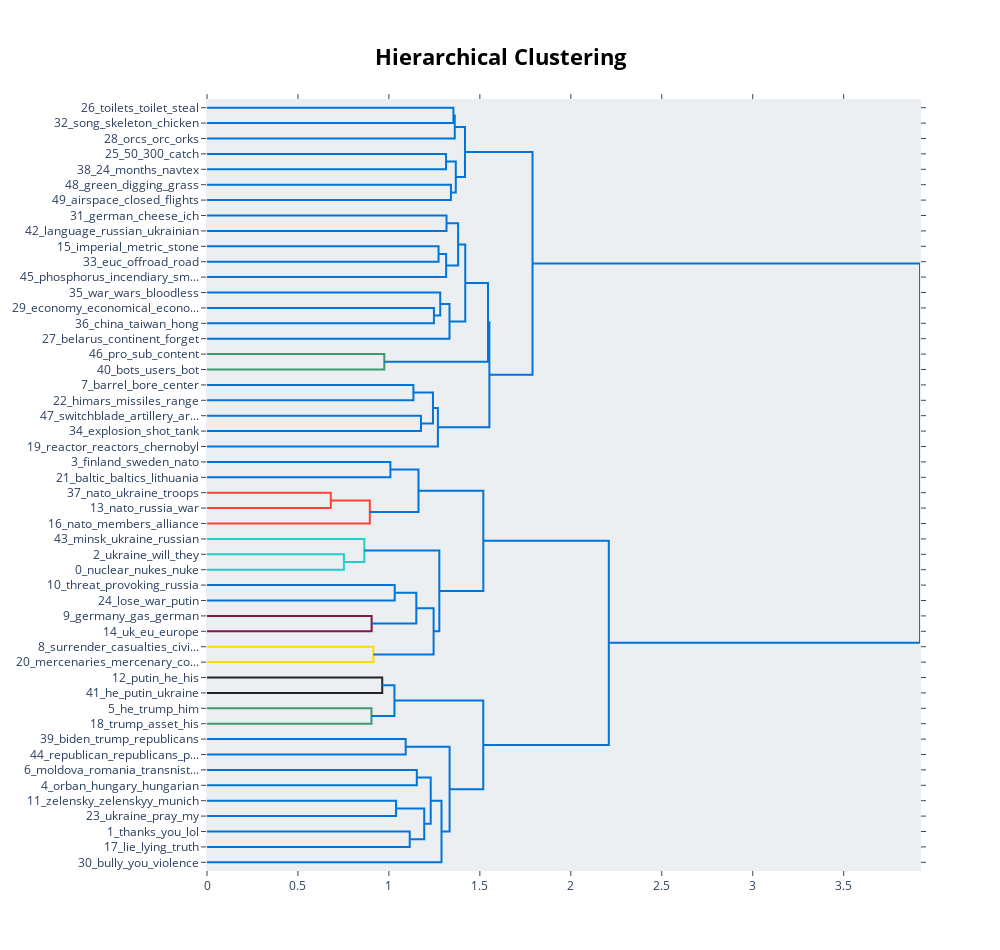

Notebook source saved alongside this figure:
### Code cell
BERTopic_mpnet_base_1.visualize_hierarchy(top_n_topics=50)

### Figure 1 — Plotly figure (JSON) as saved in the notebook; plotly's stock layout.template omitted (floating-point values rounded to 4 significant figures)
{"data": [{"hoverinfo": "text", "marker": {"color": "rgb(0,116,217)"}, "mode": "lines", "type": "scatter", "x": [0, 1.355, 1.355, 0], "xaxis": "x", "y": [-5, -5, -15, -15], "yaxis": "y"}, {"hoverinfo": "text", "marker": {"color": "rgb(0,116,217)"}, "mode": "lines", "type": "scatter", "x": [1.355, 1.362, 1.362, 0], "xaxis": "x", "y": [-10, -10, -25, -25], "yaxis": "y"}, {"hoverinfo": "text", "marker": {"color": "rgb(0,116,217)"}, "mode": "lines", "type": "scatter", "x": [0, 1.314, 1.314, 0], "xaxis": "x", "y": [-35, -35, -45, -45], "yaxis": "y"}, {"hoverinfo": "text", "marker": {"color": "rgb(0,116,217)"}, "mode": "lines", "type": "scatter", "x": [0, 1.341, 1.341, 0], "xaxis": "x", "y": [-55, -55, -65, -65], "yaxis": "y"}, {"hoverinfo": "text", "marker": {"color": "rgb(0,116,217)"}, "mode": "lines", "type": "scatter", "x": [1.314, 1.368, 1.368, 1.341], "xaxis": "x", "y": [-40, -40, -60, -60], "yaxis": "y"}, {"hoverinfo": "text", "marker": {"color": "rgb(0,116,217)"}, "mode": "lines", "type": "scatter", "x": [1.362, 1.418, 1.418, 1.368], "xaxis": "x", "y": [-17.5, -17.5, -50, -50], "yaxis": "y"}, {"hoverinfo": "text", "marker": {"color": "rgb(0,116,217)"}, "mode": "lines", "type": "scatter", "x": [0, 1.317, 1.317, 0], "xaxis": "x", "y": [-75, -75, -85, -85], "yaxis": "y"}, {"hoverinfo": "text", "marker": {"color": "rgb(0,116,217)"}, "mode": "lines", "type": "scatter", "x": [0, 1.273, 1.273, 0], "xaxis": "x", "y": [-95, -95, -105, -105], "yaxis": "y"}, {"hoverinfo": "text", "marker": {"color": "rgb(0,116,217)"}, "mode": "lines", "type": "scatter", "x": [1.273, 1.315, 1.315, 0], "xaxis": "x", "y": [-100, -100, -115, -115], "yaxis": "y"}, {"hoverinfo": "text", "marker": {"color": "rgb(0,116,217)"}, "mode": "lines", "type": "scatter", "x": [1.317, 1.38, 1.38, 1.315], "xaxis": "x", "y": [-80, -80, -107.5, -107.5], "yaxis": "y"}, {"hoverinfo": "text", "marker": {"color": "rgb(0,116,217)"}, "mode": "lines", "type": "scatter", "x": [0, 1.247, 1.247, 0], "xaxis": "x", "y": [-135, -135, -145, -145], "yaxis": "y"}, {"hoverinfo": "text", "marker": {"color": "rgb(0,116,217)"}, "mode": "lines", "type": "scatter", "x": [0, 1.282, 1.282, 1.247], "xaxis": "x", "y": [-125, -125, -140, -140], "yaxis": "y"}, {"hoverinfo": "text", "marker": {"color": "rgb(0,116,217)"}, "mode": "lines", "type": "scatter", "x": [1.282, 1.333, 1.333, 0], "xaxis": "x", "y": [-132.5, -132.5, -155, -155], "yaxis": "y"}, {"hoverinfo": "text", "marker": {"color": "rgb(0,116,217)"}, "mode": "lines", "type": "scatter", "x": [1.38, 1.42, 1.42, 1.333], "xaxis": "x", "y": [-93.75, -93.75, -143.8, -143.8], "yaxis": "y"}, {"hoverinfo": "text", "marker": {"color": "rgb(61,153,112)"}, "mode": "lines", "type": "scatter", "x": [0, 0.9746, 0.9746, 0], "xaxis": "x", "y": [-165, -165, -175, -175], "yaxis": "y"}, {"hoverinfo": "text", "marker": {"color": "rgb(0,116,217)"}, "mode": "lines", "type": "scatter", "x": [1.42, 1.545, 1.545, 0.9746], "xaxis": "x", "y": [-118.8, -118.8, -170, -170], "yaxis": "y"}, {"hoverinfo": "text", "marker": {"color": "rgb(0,116,217)"}, "mode": "lines", "type": "scatter", "x": [0, 1.135, 1.135, 0], "xaxis": "x", "y": [-185, -185, -195, -195], "yaxis": "y"}, {"hoverinfo": "text", "marker": {"color": "rgb(0,116,217)"}, "mode": "lines", "type": "scatter", "x": [0, 1.176, 1.176, 0], "xaxis": "x", "y": [-205, -205, -215, -215], "yaxis": "y"}, {"hoverinfo": "text", "marker": {"color": "rgb(0,116,217)"}, "mode": "lines", "type": "scatter", "x": [1.135, 1.242, 1.242, 1.176], "xaxis": "x", "y": [-190, -190, -210, -210], "yaxis": "y"}, {"hoverinfo": "text", "marker": {"color": "rgb(0,116,217)"}, "mode": "lines", "type": "scatter", "x": [1.242, 1.269, 1.269, 0], "xaxis": "x", "y": [-200, -200, -225, -225], "yaxis": "y"}, {"hoverinfo": "text", "marker": {"color": "rgb(0,116,217)"}, "mode": "lines", "type": "scatter", "x": [1.545, 1.552, 1.552, 1.269], "xaxis": "x", "y": [-144.4, -144.4, -212.5, -212.5], "yaxis": "y"}, {"hoverinfo": "text", "marker": {"color": "rgb(0,116,217)"}, "mode": "lines", "type": "scatter", "x": [1.418, 1.789, 1.789, 1.552], "xaxis": "x", "y": [-33.75, -33.75, -178.4, -178.4], "yaxis": "y"}, {"hoverinfo": "text", "marker": {"color": "rgb(0,116,217)"}, "mode": "lines", "type": "scatter", "x": [0, 1.008, 1.008, 0], "xaxis": "x", "y": [-235, -235, -245, -245], "yaxis": "y"}, {"hoverinfo": "text", "marker": {"color": "rgb(255,65,54)"}, "mode": "lines", "type": "scatter", "x": [0, 0.6806, 0.6806, 0], "xaxis": "x", "y": [-255, -255, -265, -265], "yaxis": "y"}, {"hoverinfo": "text", "marker": {"color": "rgb(255,65,54)"}, "mode": "lines", "type": "scatter", "x": [0.6806, 0.8951, 0.8951, 0], "xaxis": "x", "y": [-260, -260, -275, -275], "yaxis": "y"}, {"hoverinfo": "text", "marker": {"color": "rgb(0,116,217)"}, "mode": "lines", "type": "scatter", "x": [1.008, 1.163, 1.163, 0.8951], "xaxis": "x", "y": [-240, -240, -267.5, -267.5], "yaxis": "y"}, {"hoverinfo": "text", "marker": {"color": "rgb(35,205,205)"}, "mode": "lines", "type": "scatter", "x": [0, 0.7526, 0.7526, 0], "xaxis": "x", "y": [-295, -295, -305, -305], "yaxis": "y"}, {"hoverinfo": "text", "marker": {"color": "rgb(35,205,205)"}, "mode": "lines", "type": "scatter", "x": [0, 0.8648, 0.8648, 0.7526], "xaxis": "x", "y": [-285, -285, -300, -300], "yaxis": "y"}, {"hoverinfo": "text", "marker": {"color": "rgb(0,116,217)"}, "mode": "lines", "type": "scatter", "x": [0, 1.032, 1.032, 0], "xaxis": "x", "y": [-315, -315, -325, -325], "yaxis": "y"}, {"hoverinfo": "text", "marker": {"color": "rgb(133,20,75)"}, "mode": "lines", "type": "scatter", "x": [0, 0.9051, 0.9051, 0], "xaxis": "x", "y": [-335, -335, -345, -345], "yaxis": "y"}, {"hoverinfo": "text", "marker": {"color": "rgb(0,116,217)"}, "mode": "lines", "type": "scatter", "x": [1.032, 1.151, 1.151, 0.9051], "xaxis": "x", "y": [-320, -320, -340, -340], "yaxis": "y"}, {"hoverinfo": "text", "marker": {"color": "rgb(255,220,0)"}, "mode": "lines", "type": "scatter", "x": [0, 0.9147, 0.9147, 0], "xaxis": "x", "y": [-355, -355, -365, -365], "yaxis": "y"}, {"hoverinfo": "text", "marker": {"color": "rgb(0,116,217)"}, "mode": "lines", "type": "scatter", "x": [1.151, 1.246, 1.246, 0.9147], "xaxis": "x", "y": [-330, -330, -360, -360], "yaxis": "y"}, {"hoverinfo": "text", "marker": {"color": "rgb(0,116,217)"}, "mode": "lines", "type": "scatter", "x": [0.8648, 1.277, 1.277, 1.246], "xaxis": "x", "y": [-292.5, -292.5, -345, -345], "yaxis": "y"}, {"hoverinfo": "text", "marker": {"color": "rgb(0,116,217)"}, "mode": "lines", "type": "scatter", "x": [1.163, 1.519, 1.519, 1.277], "xaxis": "x", "y": [-253.8, -253.8, -318.8, -318.8], "yaxis": "y"}, {"hoverinfo": "text", "marker": {"color": "rgb(40,35,35)"}, "mode": "lines", "type": "scatter", "x": [0, 0.9633, 0.9633, 0], "xaxis": "x", "y": [-375, -375, -385, -385], "yaxis": "y"}, {"hoverinfo": "text", "marker": {"color": "rgb(61,153,112)"}, "mode": "lines", "type": "scatter", "x": [0, 0.9043, 0.9043, 0], "xaxis": "x", "y": [-395, -395, -405, -405], "yaxis": "y"}, {"hoverinfo": "text", "marker": {"color": "rgb(0,116,217)"}, "mode": "lines", "type": "scatter", "x": [0.9633, 1.03, 1.03, 0.9043], "xaxis": "x", "y": [-380, -380, -400, -400], "yaxis": "y"}, {"hoverinfo": "text", "marker": {"color": "rgb(0,116,217)"}, "mode": "lines", "type": "scatter", "x": [0, 1.092, 1.092, 0], "xaxis": "x", "y": [-415, -415, -425, -425], "yaxis": "y"}, {"hoverinfo": "text", "marker": {"color": "rgb(0,116,217)"}, "mode": "lines", "type": "scatter", "x": [0, 1.153, 1.153, 0], "xaxis": "x", "y": [-435, -435, -445, -445], "yaxis": "y"}, {"hoverinfo": "text", "marker": {"color": "rgb(0,116,217)"}, "mode": "lines", "type": "scatter", "x": [0, 1.039, 1.039, 0], "xaxis": "x", "y": [-455, -455, -465, -465], "yaxis": "y"}, {"hoverinfo": "text", "marker": {"color": "rgb(0,116,217)"}, "mode": "lines", "type": "scatter", "x": [0, 1.114, 1.114, 0], "xaxis": "x", "y": [-475, -475, -485, -485], "yaxis": "y"}, {"hoverinfo": "text", "marker": {"color": "rgb(0,116,217)"}, "mode": "lines", "type": "scatter", "x": [1.039, 1.194, 1.194, 1.114], "xaxis": "x", "y": [-460, -460, -480, -480], "yaxis": "y"}, {"hoverinfo": "text", "marker": {"color": "rgb(0,116,217)"}, "mode": "lines", "type": "scatter", "x": [1.153, 1.23, 1.23, 1.194], "xaxis": "x", "y": [-440, -440, -470, -470], "yaxis": "y"}, {"hoverinfo": "text", "marker": {"color": "rgb(0,116,217)"}, "mode": "lines", "type": "scatter", "x": [1.23, 1.289, 1.289, 0], "xaxis": "x", "y": [-455, -455, -495, -495], "yaxis": "y"}, {"hoverinfo": "text", "marker": {"color": "rgb(0,116,217)"}, "mode": "lines", "type": "scatter", "x": [1.092, 1.334, 1.334, 1.289], "xaxis": "x", "y": [-420, -420, -475, -475], "yaxis": "y"}, {"hoverinfo": "text", "marker": {"color": "rgb(0,116,217)"}, "mode": "lines", "type": "scatter", "x": [1.03, 1.519, 1.519, 1.334], "xaxis": "x", "y": [-390, -390, -447.5, -447.5], "yaxis": "y"}, {"hoverinfo": "text", "marker": {"color": "rgb(0,116,217)"}, "mode": "lines", "type": "scatter", "x": [1.519, 2.209, 2.209, 1.519], "xaxis": "x", "y": [-286.2, -286.2, -418.8, -418.8], "yaxis": "y"}, {"hoverinfo": "text", "marker": {"color": "rgb(0,116,217)"}, "mode": "lines", "type": "scatter", "x": [1.789, 3.92, 3.92, 2.209], "xaxis": "x", "y": [-106.1, -106.1, -352.5, -352.5], "yaxis": "y"}], "layout": {"autosize": false, "height": 950, "hoverlabel": {"bgcolor": "white", "font": {"family": "Rockwell", "size": 16}}, "hovermode": "closest", "plot_bgcolor": "#ECEFF1", "showlegend": false, "title": {"font": {"color": "Black", "size": 22}, "text": "<b>Hierarchical Clustering</b>", "x": 0.5, "xanchor": "center", "yanchor": "top"}, "width": 1000, "xaxis": {"autorange": true, "mirror": "allticks", "range": [0, 3.92], "rangemode": "tozero", "showgrid": false, "showline": true, "showticklabels": true, "ticks": "outside", "type": "linear", "zeroline": false}, "yaxis": {"mirror": "allticks", "range": [-500, 0], "rangemode": "tozero", "showgrid": false, "showline": true, "showticklabels": true, "tickmode": "array", "ticks": "outside", "ticktext": ["26_toilets_toilet_steal", "32_song_skeleton_chicken", "28_orcs_orc_orks", "25_50_300_catch", "38_24_months_navtex", "48_green_digging_grass", "49_airspace_closed_flights", "31_german_cheese_ich", "42_language_russian_ukrainian", "15_imperial_metric_stone", "33_euc_offroad_road", "45_phosphorus_incendiary_sm...", "35_war_wars_bloodless", "29_economy_economical_econo...", "36_china_taiwan_hong", "27_belarus_continent_forget", "46_pro_sub_content", "40_bots_users_bot", "7_barrel_bore_center", "22_himars_missiles_range", "47_switchblade_artillery_ar...", "34_explosion_shot_tank", "19_reactor_reactors_chernobyl", "3_finland_sweden_nato", "21_baltic_baltics_lithuania", "37_nato_ukraine_troops", "13_nato_russia_war", "16_nato_members_alliance", "43_minsk_ukraine_russian", "2_ukraine_will_they", "0_nuclear_nukes_nuke", "10_threat_provoking_russia", "24_lose_war_putin", "9_germany_gas_german", "14_uk_eu_europe", "8_surrender_casualties_civi...", "20_mercenaries_mercenary_co...", "12_putin_he_his", "41_he_putin_ukraine", "5_he_trump_him", "18_trump_asset_his", "39_biden_trump_republicans", "44_republican_republicans_p...", "6_moldova_romania_transnist...", "4_orban_hungary_hungarian", "11_zelensky_zelenskyy_munich", "23_ukraine_pray_my", "1_thanks_you_lol", "17_lie_lying_truth", "30_bully_you_violence"], "tickvals": [-5, -15, -25, -35, -45, -55, -65, -75, -85, -95, -105, -115, -125, -135, -145, -155, -165, -175, -185, -195, -205, -215, -225, -235, -245, -255, -265, -275, -285, -295, -305, -315, -325, -335, -345, -355, -365, -375, -385, -395, -405, -415, -425, -435, -445, -455, -465, -475, -485, -495], "type": "linear", "zeroline": false}}}
